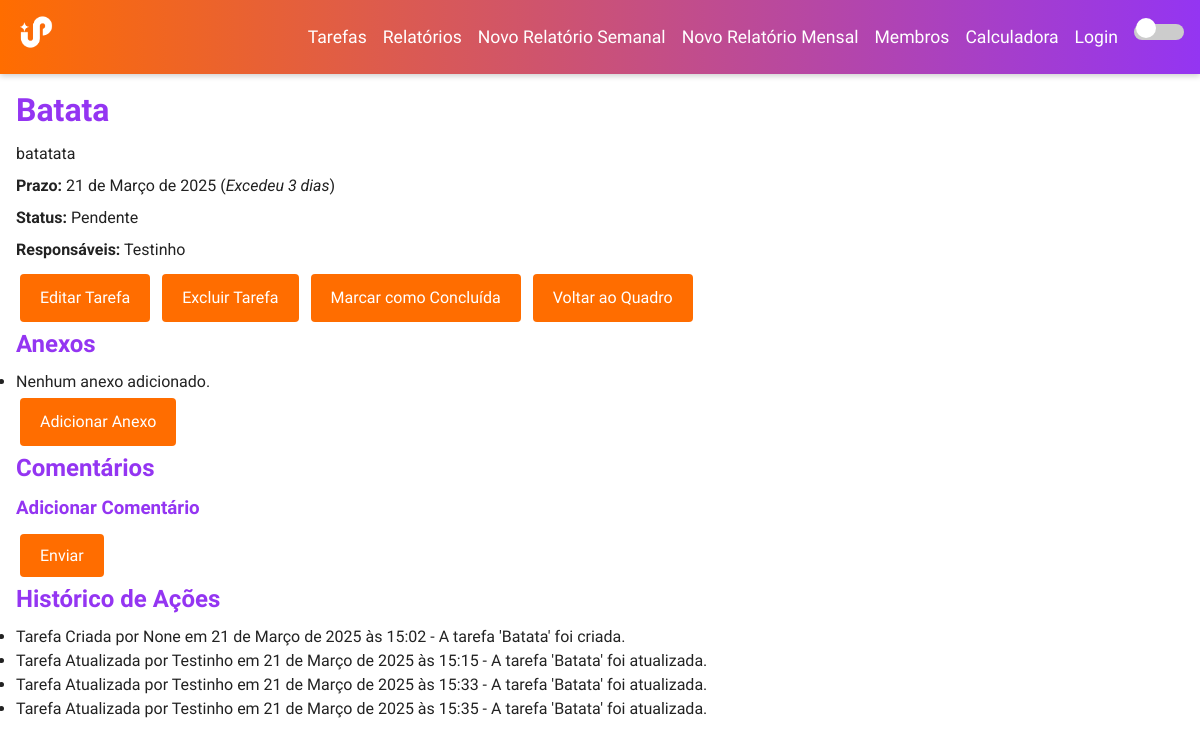
The page /tarefas/task/5/ on the database as committed earlier.
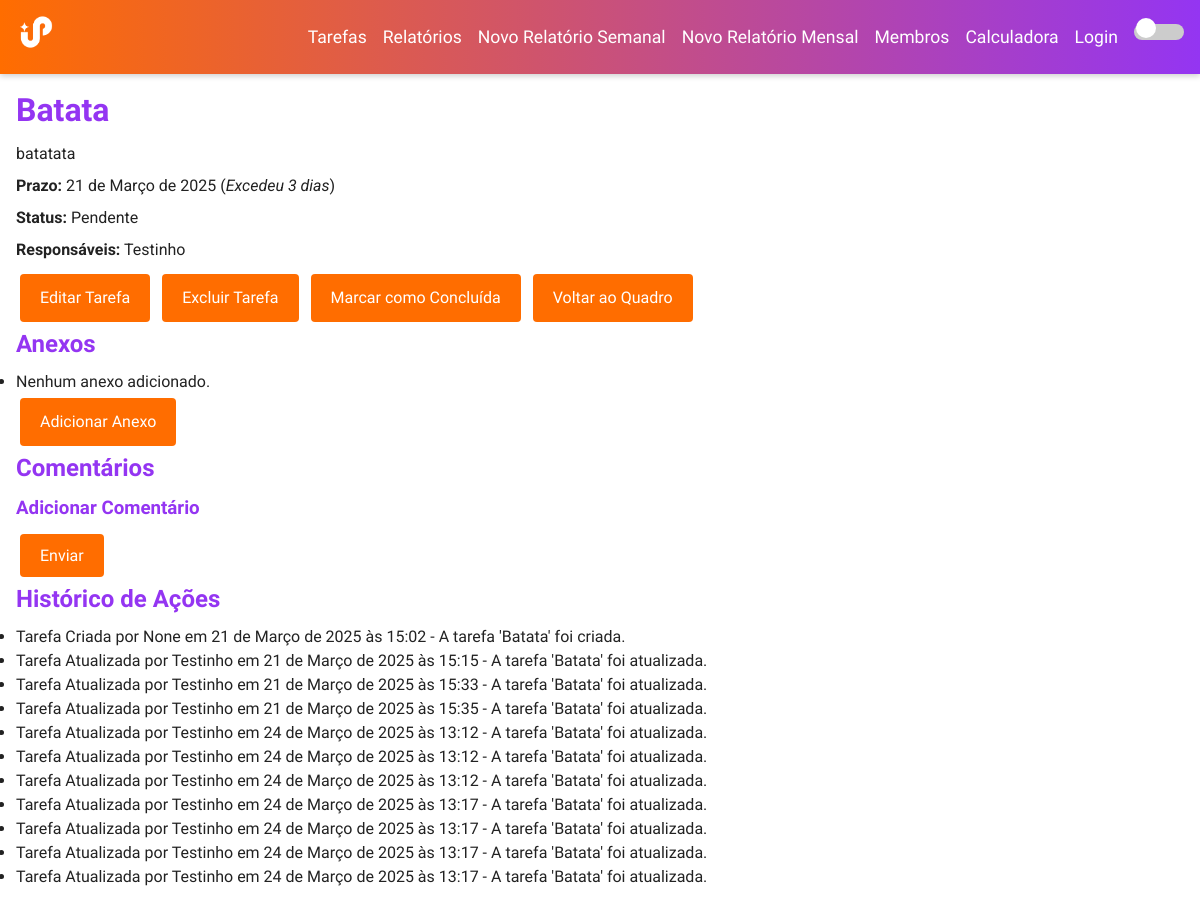
The same page on the database as committed later.
### tarefas/models.py (models this page shows, shortened)
class Task(models.Model):
    lista = models.ForeignKey(List, on_delete=models.CASCADE, related_name='tasks')
    title = models.CharField(max_length=200)
    description = models.TextField(blank=True)
    created_at = models.DateTimeField(auto_now_add=True)
    due_date = models.DateField()
    STATUS_CHOICES = (
        ('pendente', 'Pendente'),
        ('andamento', 'Em Andamento'),
        ('concluida', 'Concluída'),
    )
    status = models.CharField(max_length=20, choices=STATUS_CHOICES, default='pendente')
    assigned_users = models.ManyToManyField(settings.AUTH_USER_MODEL, blank=True, related_name='tasks')
    order = models.PositiveIntegerField(default=0)  # para a ordenação com SortableJS
    def deadline_status(self):
        today = timezone.now().date()
        if self.due_date > today:
            delta = self.due_date - today
            return f"Faltam {delta.days} dias"
        elif self.due_date < today:
            delta = today - self.due_date
            return f"Excedeu {delta.days} dias"
        else:
            return "Prazo final hoje"

class TaskHistory(models.Model):
    task = models.ForeignKey(Task, on_delete=models.CASCADE, related_name='history')
    action = models.CharField(max_length=100)
    performed_by = models.ForeignKey(settings.AUTH_USER_MODEL, on_delete=models.SET_NULL, null=True)
    timestamp = models.DateTimeField(auto_now_add=True)
    details = models.TextField(blank=True)

### users/models.py (models this page shows)
class CustomUser(AbstractUser):
    pass
    def __str__(self):
        return self.username

### tarefas/views.py (the view)
# urls.py: path('task/<int:pk>/', TaskDetailView.as_view(), name='task_detail'),
class TaskDetailView(DetailView):
    model = Task
    template_name = 'tarefas/task_detail.html'
    context_object_name = 'task'

### tarefas/templates/tarefas/task_detail.html (shortened to what this page needs)
{% extends "base.html" %}
{% block content %}
  <h1>{{ task.title }}</h1>
  <p>{{ task.description }}</p>
  <p><strong>Prazo:</strong> {{ task.due_date }} (<em>{{ task.deadline_status }}</em>)</p>
  <p><strong>Status:</strong> {{ task.get_status_display }}</p>
  <p><strong>Responsáveis:</strong>
    {% for user in task.assigned_users.all %}
      {{ user.username }}{% if not forloop.last %}, {% endif %}
    {% empty %}
      Nenhum
    {% endfor %}
  </p>
  <a href="{% url 'tarefas:task_update' task.pk %}" class="btn">Editar Tarefa</a>
  <a href="{% url 'tarefas:task_delete' task.pk %}" class="btn">Excluir Tarefa</a>
  {% if task.status != "concluida" %}
    <a href="{% url 'tarefas:mark_task_completed' task.pk %}" class="btn">Marcar como Concluída</a>
  {% endif %}
  <a href="{% url 'tarefas:board_detail' task.lista.board.pk %}" class="btn">Voltar ao Quadro</a>
  <h2>Anexos</h2>
  <ul>
    {% for attachment in task.attachments.all %}
      <li>
        <a href="{{ attachment.file.url }}" target="_blank">Anexo {{ forloop.counter }}</a>
        (Enviado em: {{ attachment.uploaded_at|date:"d/m/Y H:i" }})
      </li>
    {% empty %}
      <li>Nenhum anexo adicionado.</li>
    {% endfor %}
  </ul>
  <a href="{% url 'tarefas:add_attachment' task.pk %}" class="btn">Adicionar Anexo</a>
  <h2>Comentários</h2>
  <h3>Adicionar Comentário</h3>
  <form method="post" action="{% url 'tarefas:add_comment' task.pk %}">
    <button type="submit" class="btn">Enviar</button>
  </form>
  <h2>Histórico de Ações</h2>
  <ul>
    {% for log in task.history.all %}
      <li>{{ log.action }} por {{ log.performed_by }} em {{ log.timestamp }} - {{ log.details }}</li>
    {% endfor %}
  </ul>
{% endblock %}

### templates/base.html (shortened to what this page needs)
{% load static %}
<!DOCTYPE html>
<html lang="pt">
<head>
  <link rel="stylesheet" href="{% static 'css/style.css' %}">
</head>
<body>
  <header>
    <nav class="nav">
      <div class="nav-brand">
        <a href="{% url 'home' %}"><img src="{% static 'images/logo ipp.png' %}" alt="Logo" class="logo"></a>
      </div>
      <ul class="nav-menu" id="navMenu">
        <li><a href="{% url 'tarefas:board_list' %}">Tarefas</a></li>
        <li><a href="{% url 'reports:report_list' %}">Relatórios</a></li>
        <li><a href="{% url 'reports:report_create_weekly' %}">Novo Relatório Semanal</a></li>
        <li><a href="{% url 'reports:report_create_monthly' %}">Novo Relatório Mensal</a></li>
        <li><a href="{% url 'team:membros' %}">Membros</a></li>
        <li><a href="{% url 'calculator:index' %}">Calculadora</a></li>
        {% if user.is_authenticated %}
          <li><a href="{% url 'users:logout' %}">Logout</a></li>
        {% else %}
          <li><a href="{% url 'users:login' %}">Login</a></li>
        {% endif %}
        <li>
          <div class="toggle-switch">
            <label for="toggle-darkmode"></label>
          </div>
        </li>
      </ul>
    </nav>
  </header>
  <div class="container">
    {% block content %}{% endblock %}
  </div>
</body>
</html>

### static/css/style.css (style rules this page uses)
:root { --primary-color: #FF6D00; --secondary-color: #9435F2; --background-color: #FFFFFF; --text-color: #222222; --nav-bg: linear-gradient(90deg, #FF6D00, #9435F2); --nav-text-color: #FFFFFF; --button-bg: #FF6D00; --button-text: #FFFFFF; --border-color: #DDDDDD; --container-width: 1200px; --base-spacing: 1rem; --transition-speed: 0.5s; }
* { margin: 0; padding: 0; box-sizing: border-box; }
body { font-family: 'Luckiest Guy', cursive, sans-serif; background-color: var(--background-color); color: var(--text-color); line-height: 1.5; padding-top: 70px; transition: background-color var(--transition-speed), color var(--transition-speed); }
.container { max-width: var(--container-width); margin: 0 auto; padding: var(--base-spacing); }
h1, h2, h3 { font-family: 'Luckiest Guy', cursive, sans-serif; color: var(--secondary-color); margin-bottom: 0.5rem; }
p, label, small { font-family: 'Roboto', sans-serif; margin-bottom: 0.5rem; }
.nav { display: flex; align-items: center; justify-content: space-between; padding: 0.75rem 1rem; background: var(--nav-bg); position: fixed; width: 100%; top: 0; z-index: 1000; box-shadow: 0 2px 6px rgba(0,0,0,0.2); }
.nav-brand a { font-size: 1.5rem; color: var(--nav-text-color); text-decoration: none; }
.nav-menu { list-style: none; display: flex; gap: 1rem; }
.nav-menu li a { color: var(--nav-text-color); text-decoration: none; font-size: 1.1rem; font-family: 'Luckiest Guy', cursive, sans-serif; transition: transform 0.3s, opacity 0.3s; }
.toggle-switch { position: relative; display: inline-block; width: 50px; height: 24px; }
.toggle-switch label { position: absolute; top: 0; left: 0; right: 0; bottom: 0; background-color: #ccc; border-radius: 24px; cursor: pointer; transition: background-color 0.3s; }
.toggle-switch label:before { position: absolute; content: ""; height: 20px; width: 20px; left: 2px; bottom: 2px; background-color: #fff; border-radius: 50%; transition: transform 0.3s; }
button, a.btn { display: inline-block; text-align: center; text-decoration: none; padding: 0.75rem 1.25rem; border-radius: 4px; cursor: pointer; font-size: 1rem; font-family: 'Luckiest Guy', cursive, sans-serif; transition: transform 0.3s, opacity 0.3s; }
.btn { background-color: var(--button-bg); color: var(--button-text); margin: 0.5rem; border: none; }
.btn { margin: 0.25rem; }
.logo { height: 40px; }

Rows that differ between the two databases and show on the page:
added TaskHistory: action "Tarefa Atualizada", performed_by "Testinho", timestamp "24 de Março de 2025 às 13:12", details "A tarefa 'Batata' foi atualizada."
added TaskHistory: action "Tarefa Atualizada", performed_by "Testinho", timestamp "24 de Março de 2025 às 13:12", details "A tarefa 'Batata' foi atualizada."
added TaskHistory: action "Tarefa Atualizada", performed_by "Testinho", timestamp "24 de Março de 2025 às 13:12", details "A tarefa 'Batata' foi atualizada."
added TaskHistory: action "Tarefa Atualizada", performed_by "Testinho", timestamp "24 de Março de 2025 às 13:17", details "A tarefa 'Batata' foi atualizada."
added TaskHistory: action "Tarefa Atualizada", performed_by "Testinho", timestamp "24 de Março de 2025 às 13:17", details "A tarefa 'Batata' foi atualizada."
added TaskHistory: action "Tarefa Atualizada", performed_by "Testinho", timestamp "24 de Março de 2025 às 13:17", details "A tarefa 'Batata' foi atualizada."
added TaskHistory: action "Tarefa Atualizada", performed_by "Testinho", timestamp "24 de Março de 2025 às 13:17", details "A tarefa 'Batata' foi atualizada."
